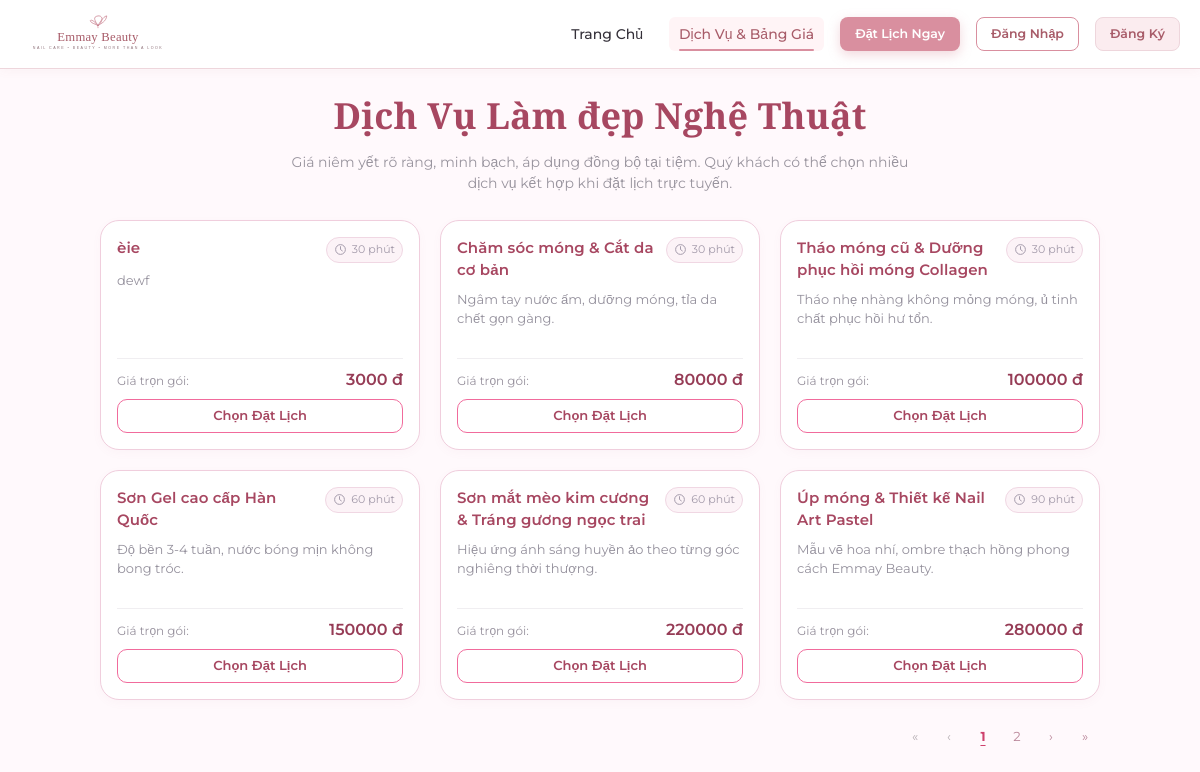
/services/, run on an earlier commit of the app's database.
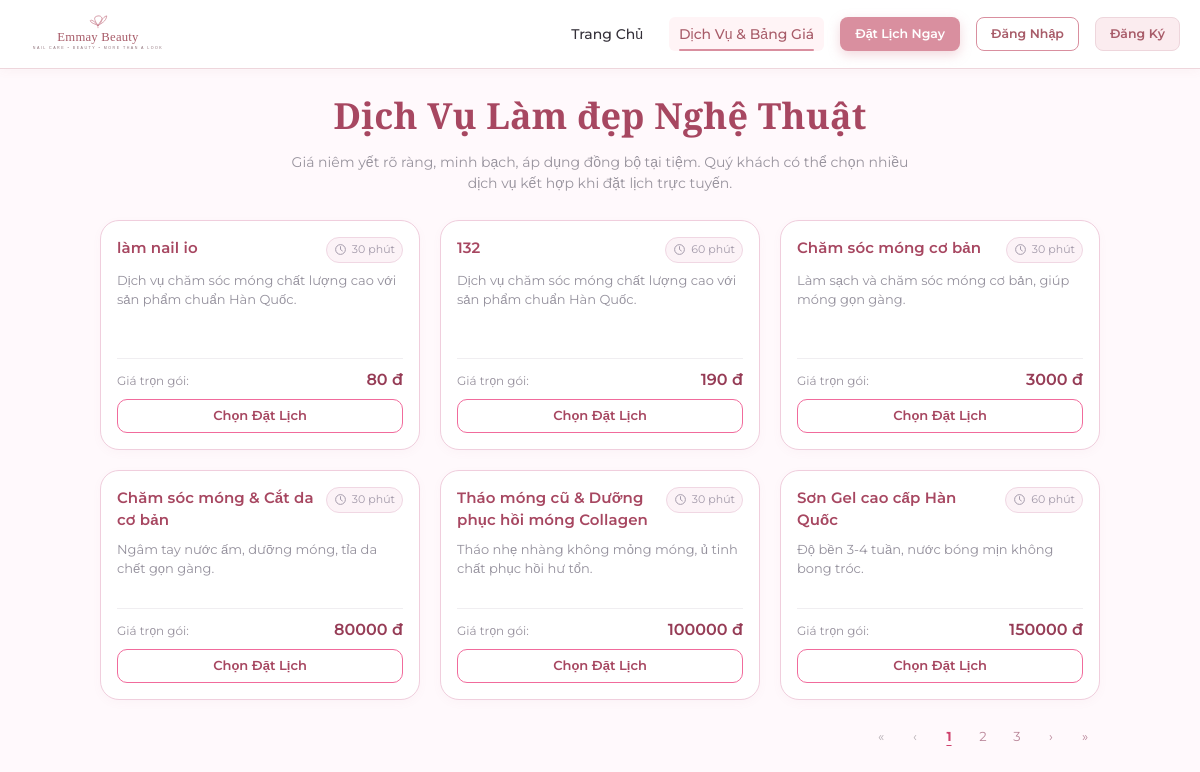
And on a later commit of the database.
### apps/services/models.py (models this page shows, shortened)
class DichVu(models.Model):
    THOI_LUONG_CHOICES = [
        (30, '30 phút'),
        (60, '60 phút'),
        (90, '90 phút (1h30)'),
        (120, '120 phút (2h)'),
        (150, '150 phút (2h30)'),
        (180, '180 phút (3h)'),
    ]
    ma_dich_vu = models.CharField(max_length=10, primary_key=True, verbose_name='Mã dịch vụ')
    ten_dich_vu = models.CharField(max_length=60, unique=True, verbose_name='Tên dịch vụ')
    gia_tien = models.DecimalField(
        max_digits=12, decimal_places=0,
        validators=[MinValueValidator(1, message='Giá tiền phải là số nguyên dương lớn hơn 0.')],
        verbose_name='Giá tiền (VNĐ)'
    )
    thoi_luong = models.SmallIntegerField(
        choices=THOI_LUONG_CHOICES,
        validators=[validate_thoi_luong],
        verbose_name='Thời lượng (phút)'
    )
    ghi_chu = models.CharField(max_length=255, blank=True, null=True, verbose_name='Ghi chú')
    da_xoa = models.BooleanField(default=False, verbose_name='Đã xóa mềm')
    class Meta:
        db_table = 'DichVu'
        verbose_name = 'Dịch Vụ'
        verbose_name_plural = 'Dịch Vụ'
        ordering = ['ma_dich_vu']

### apps/services/views.py (the view)
# urls.py: path('', views.public_services_list, name='public_list'),
def public_services_list(request):
    services = DichVu.objects.filter(da_xoa=False).order_by('gia_tien', 'ma_dich_vu')
    paginator = Paginator(services, 6)
    page_obj = paginator.get_page(request.GET.get('page'))
    query = request.GET.copy()
    query.pop('page', None)
    return render(request, 'customer/services.html', {
        'services': page_obj,
        'page_obj': page_obj,
        'page_numbers': paginator.get_elided_page_range(page_obj.number, on_each_side=1, on_ends=1),
        'pagination_query': query.urlencode(),
    })

### apps/accounts/context_processors.py (called while the page is built, shortened)
def auth_user_processor(request):
    context = {
        'current_tai_khoan': None,
        'current_role': None,
        'is_owner': False,
        'is_employee': False,
        'is_customer': False,
        'current_nhan_vien': None,
        'current_khach_hang': None,
    }
    return context

### apps/notifications/context_processors.py (called while the page is built, shortened)
def notifications_processor(request):
    context = {
        'unread_notifications_count': 0,
        'recent_notifications': [],
        'unread_rejection_ids': [],
    }
    return context

### templates/customer/services.html (shortened to what this page needs)
{% extends 'base.html' %}
{% block extra_css %}<link rel="stylesheet" href="/static/css/services-public.css?v=hover-20261111">{% endblock %}
{% block content %}
<div class="public-services">
  <div class="public-services-intro">
    <h1>Dịch Vụ Làm đẹp Nghệ Thuật</h1>
    <p>
      Giá niêm yết rõ ràng, minh bạch, áp dụng đồng bộ tại tiệm. Quý khách có thể chọn nhiều dịch vụ kết hợp khi đặt lịch trực tuyến.
    </p>
  </div>
  <div class="services-grid">
    {% for s in services %}
      <div class="service-card">
        <div class="service-card-header">
          <div class="public-service-heading">
            <h3 class="service-title">{{ s.ten_dich_vu }}</h3>
            <span class="service-duration"><svg width="13" height="13" viewBox="0 0 24 24" fill="none" stroke="currentColor" stroke-width="1.8" aria-hidden="true"><circle cx="12" cy="12" r="9"/><path d="M12 6v6l4 3"/></svg>{{ s.thoi_luong }} phút</span>
          </div>
          <p class="service-desc">{{ s.ghi_chu|default:"Dịch vụ chăm sóc móng chất lượng cao với sản phẩm chuẩn Hàn Quốc." }}</p>
        </div>
        <div class="public-service-bottom">
          <div class="service-meta">
            <span class="public-service-price-label">Giá trọn gói:</span>
            <span class="service-price">{{ s.gia_tien|floatformat:0 }} đ</span>
          </div>
          <a href="{% url 'customer:booking' %}?service={{ s.ma_dich_vu }}" class="btn btn-outline public-service-book">
            Chọn Đặt Lịch
          </a>
        </div>
      </div>
    {% empty %}
      <div style="grid-column: 1 / -1; text-align: center; padding: 40px; color: var(--text-muted);">
        Hiện chưa có dịch vụ nào được kích hoạt.
      </div>
    {% endfor %}
  </div>
  {% if page_obj.paginator.num_pages > 1 %}
  <nav class="public-services-pagination" aria-label="Phân trang dịch vụ">
    {% if page_obj.has_previous %}
      <a href="?{% if pagination_query %}{{ pagination_query }}&amp;{% endif %}page=1" aria-label="Trang đầu">&laquo;</a>
      <a href="?{% if pagination_query %}{{ pagination_query }}&amp;{% endif %}page={{ page_obj.previous_page_number }}" aria-label="Trang trước">&lsaquo;</a>
    {% else %}
      <span aria-disabled="true" aria-label="Trang đầu">&laquo;</span>
      <span aria-disabled="true" aria-label="Trang trước">&lsaquo;</span>
    {% endif %}
    {% for number in page_numbers %}
      {% if number == page_obj.paginator.ELLIPSIS %}
        <span class="pagination-ellipsis">{{ number }}</span>
      {% elif number == page_obj.number %}
        <span class="pagination-current" aria-current="page" aria-label="Trang {{ number }}">{{ number }}</span>
      {% else %}
        <a href="?{% if pagination_query %}{{ pagination_query }}&amp;{% endif %}page={{ number }}" aria-label="Trang {{ number }}">{{ number }}</a>
      {% endif %}
    {% endfor %}
    {% if page_obj.has_next %}
      <a href="?{% if pagination_query %}{{ pagination_query }}&amp;{% endif %}page={{ page_obj.next_page_number }}" aria-label="Trang sau">&rsaquo;</a>
      <a href="?{% if pagination_query %}{{ pagination_query }}&amp;{% endif %}page={{ page_obj.paginator.num_pages }}" aria-label="Trang cuối">&raquo;</a>
    {% else %}
      <span aria-disabled="true" aria-label="Trang sau">&rsaquo;</span>
      <span aria-disabled="true" aria-label="Trang cuối">&raquo;</span>
    {% endif %}
  </nav>
  {% endif %}
</div>
{% endblock %}

What changed in the data, as far as the page shows it:
no longer on this page (row unchanged): DichVu: ten_dich_vu "Sơn mắt mèo kim cương & Tráng gương ngọc trai", thoi_luong "60", ghi_chu "Hiệu ứng ánh sáng huyền ảo theo từng góc nghiêng thời thượng.", gia_tien "220000"
no longer on this page (row unchanged): DichVu: ten_dich_vu "Úp móng & Thiết kế Nail Art Pastel", thoi_luong "90", ghi_chu "Mẫu vẽ hoa nhí, ombre thạch hồng phong cách Emmay Beauty.", gia_tien "280000"
added DichVu: ten_dich_vu "làm nail io", thoi_luong "30", ghi_chu "Dịch vụ chăm sóc móng chất lượng cao với sản phẩm chuẩn Hàn Quốc.", gia_tien "80"
added DichVu: ten_dich_vu "132", thoi_luong "60", ghi_chu "Dịch vụ chăm sóc móng chất lượng cao với sản phẩm chuẩn Hàn Quốc.", gia_tien "190"
changed DichVu: ten_dich_vu "èie" → "Chăm sóc móng cơ bản"; ghi_chu "dewf" → "Làm sạch và chăm sóc móng cơ bản, giúp móng gọn gàng."
Also different on the page:
new list line: "3"
